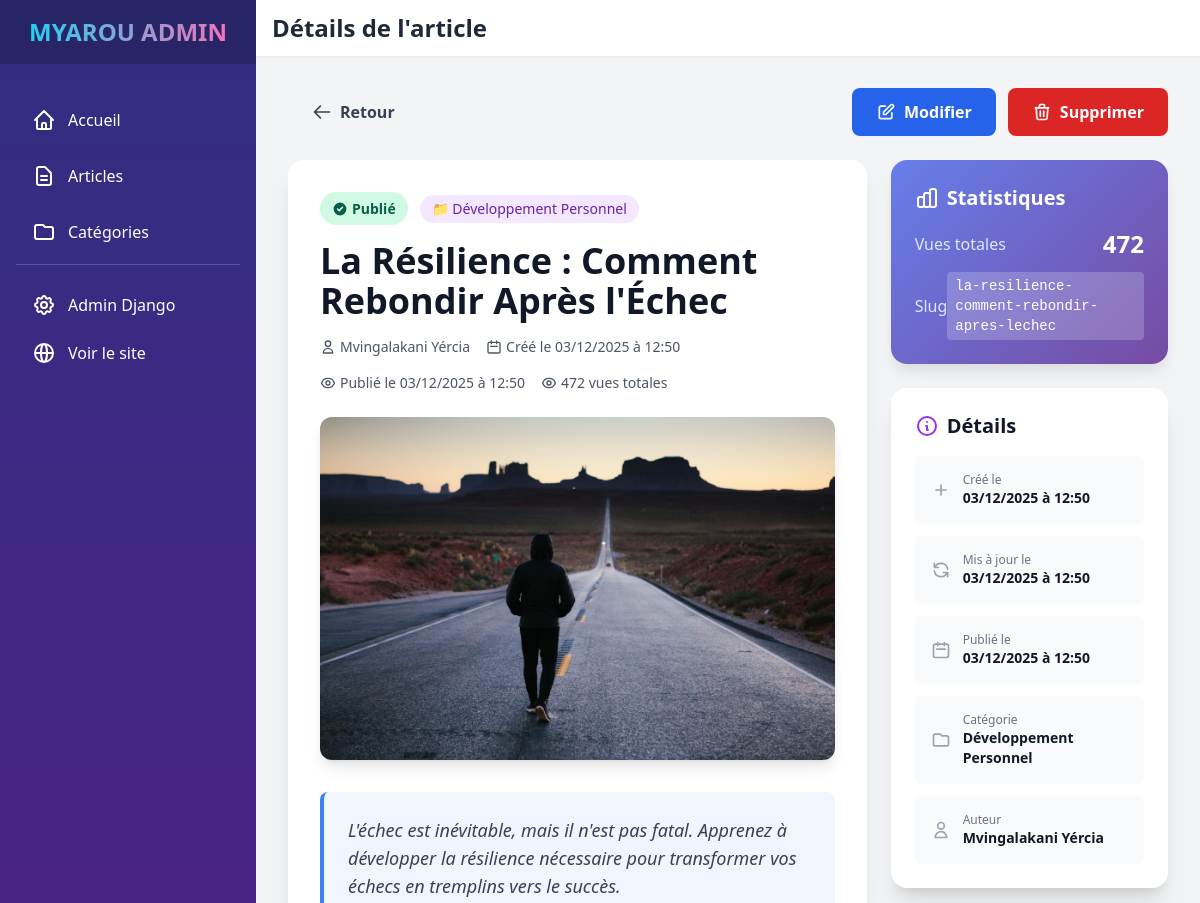
The app's page /dashboard/articles/12/ (signed in, upper part), older data.
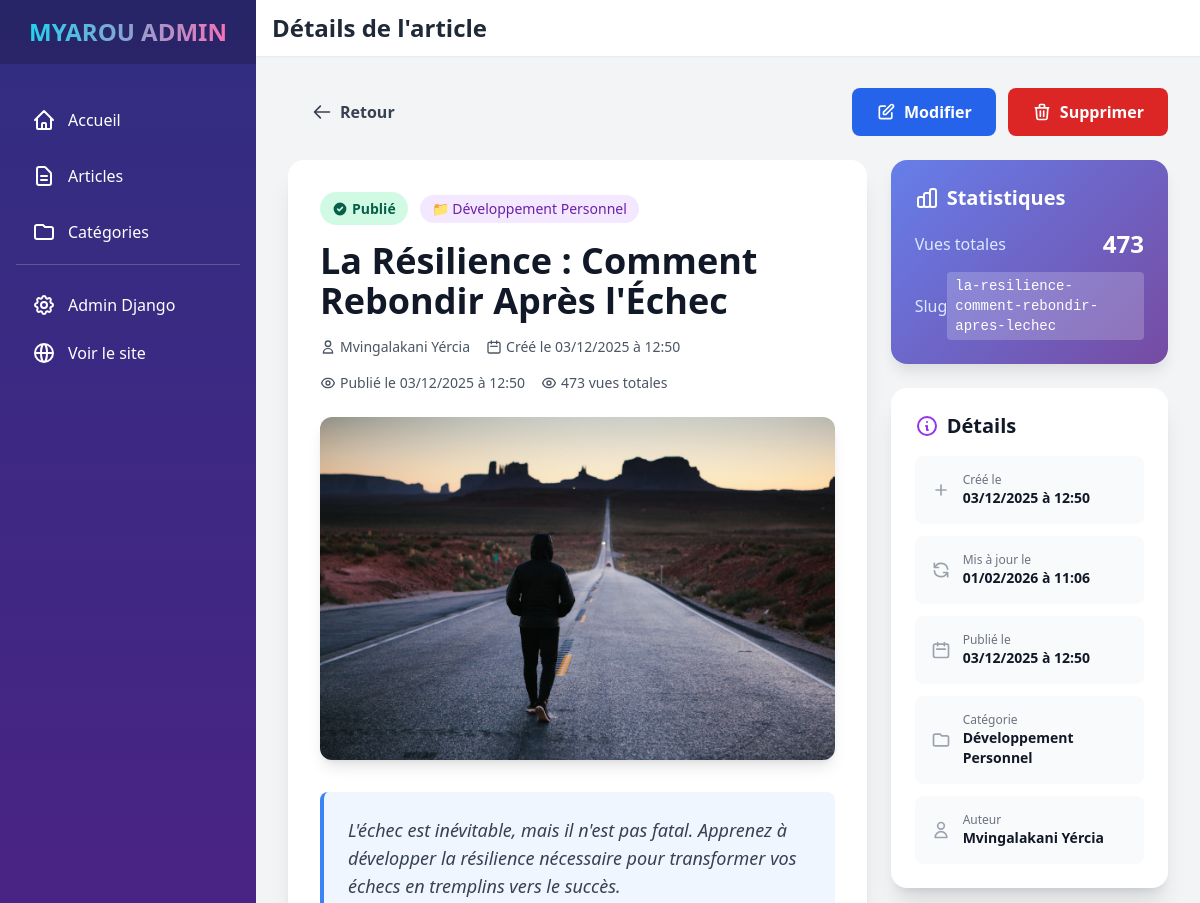
The same page, newer data.
### blog/models.py (models this page shows, shortened)
class Article(models.Model):
    STATUS_CHOICES = [
        ('draft', 'Brouillon'),
        ('published', 'Publié'),
        ('archived', 'Archivé'),
    ]
    title = models.CharField(
        max_length=255,
        verbose_name="Titre",
        help_text="Titre de l'article."
    )
    slug = models.SlugField(
        max_length=255,
        unique=True,
        blank=True,
        help_text="Slug généré automatiquement."
    )
    content = RichTextUploadingField(
        config_name='awesome_ckeditor',
        verbose_name="Contenu",
        help_text="Contenu principal de l'article avec éditeur HTML riche."
    )
    excerpt = models.TextField(
        blank=True,
        max_length=500,
        verbose_name="Extrait",
        help_text="Court extrait de l'article pour les listes (optionnel)."
    )
    image = models.ImageField(
        upload_to='articles/',
        blank=True,
        null=True,
        help_text="Image principale (optionnel)."
    )
    video_file = models.FileField(
        upload_to='articles/videos/',
        blank=True,
        null=True,
        verbose_name="Fichier vidéo",
        help_text="Télécharger une vidéo (MP4, WebM, etc.)."
    )
    video_url = models.URLField(
        blank=True,
        verbose_name="Lien vidéo",
        help_text="Lien vers une vidéo (YouTube, Vimeo, etc.). Si une vidéo est téléchargée, ce lien sera ignoré."
    )
    author = models.CharField(
        max_length=100,
        blank=True,
        verbose_name="Auteur",
        help_text="Nom de l'auteur"
    )
    category = models.ForeignKey(
        Category,
        on_delete=models.SET_NULL,
        null=True,
        blank=True,
        related_name="articles",
        verbose_name="Catégorie",
        help_text="Catégorie de l'article."
    )
    tags = models.CharField(
        max_length=200,
        blank=True,
        help_text="Tags séparés par des virgules."
    )
    status = models.CharField(
        max_length=10,
        choices=STATUS_CHOICES,
        default='draft',
        verbose_name="Statut",
        help_text="Statut de publication."
    )
    views = models.PositiveIntegerField(
        default=0,
        verbose_name="Vues",
        help_text="Nombre de vues de l'article."
    )
    created_at = models.DateTimeField(
        auto_now_add=True,
        verbose_name="Date de création"
    )
    updated_at = models.DateTimeField(
        auto_now=True,
        verbose_name="Date de modification"
    )
    published_at = models.DateTimeField(
        blank=True,
        null=True,
        verbose_name="Date de publication"
    )
    meta_description = models.CharField(
        max_length=160,
        blank=True,
        verbose_name="Meta description",
        help_text="Description SEO (max 160 caractères)."
    )
    meta_keywords = models.CharField(
        max_length=255,
        blank=True,
        verbose_name="Mots-clés SEO",
        help_text="Mots-clés SEO séparés par des virgules."
    )
    class Meta:
        ordering = ['-published_at', '-created_at']
        verbose_name = "Article"
        verbose_name_plural = "Articles"
        indexes = [
            models.Index(fields=['-published_at']),
            models.Index(fields=['status']),
        ]
    def get_tags_list(self):
        return [tag.strip() for tag in self.tags.split(',') if tag.strip()]

class Category(models.Model):
    name = models.CharField(
        max_length=100,
        unique=True,
        verbose_name="Nom",
        help_text="Nom de la catégorie."
    )
    slug = models.SlugField(
        max_length=120,
        unique=True,
        blank=True,
        help_text="Généré automatiquement à partir du nom."
    )
    description = RichTextUploadingField(
        blank=True,
        config_name='awesome_ckeditor',
        verbose_name="Description",
        help_text="Description de la catégorie avec support HTML, images, etc."
    )
    image = models.ImageField(
        upload_to='categories/',
        blank=True,
        null=True,
        help_text="Image de la catégorie (optionnel)."
    )
    class Meta:
        ordering = ['name']
        verbose_name = "Catégorie"
        verbose_name_plural = "Catégories"
    def get_article_count(self):
        """Retourne le nombre d'articles publiés dans cette catégorie"""
        return self.articles.filter(status='published').count()
    get_article_count.short_description = "Articles publiés"

### dashboard/views.py (the view)
# urls.py: path('articles/<int:pk>/', views.article_detail, name='article_detail'),
@login_required(login_url='dashboard:login')
@user_passes_test(is_staff, login_url='dashboard:login')
def article_detail(request, pk):
    article = get_object_or_404(Article, pk=pk)
    context = {'article': article}
    return render(request, 'dashboard/article_detail.html', context)

### dashboard/views.py (called while the page is built)
def is_staff(user):
    return user.is_staff

### dashboard/templates/dashboard/article_detail.html (shortened to what the changed rows need)
{% extends 'dashboard/base.html' %}
{% block page_title %}Détails de l'article{% endblock %}
{% block content %}
<div class="max-w-6xl mx-auto">
    <div class="grid grid-cols-1 lg:grid-cols-3 gap-6">
        <div class="lg:col-span-2 space-y-6">
            <div class="bg-white rounded-2xl shadow-xl p-8">
                <div class="mb-6">
                    <div class="flex items-center gap-3 mb-4">
                        {% if article.status == 'published' %}
                            <span class="status-badge status-published">
                                <svg class="w-4 h-4 mr-1" fill="currentColor" viewBox="0 0 20 20">
                                    <path fill-rule="evenodd" d="M10 18a8 8 0 100-16 8 8 0 000 16zm3.707-9.293a1 1 0 00-1.414-1.414L9 10.586 7.707 9.293a1 1 0 00-1.414 1.414l2 2a1 1 0 001.414 0l4-4z" clip-rule="evenodd"></path>
                                </svg>
                                Publié
                            </span>
                        {% endif %}
                        {% if article.category %}
                            <span class="inline-flex items-center px-3 py-1 rounded-full text-sm font-medium bg-purple-100 text-purple-800">
                                📁 {{ article.category.name }}
                            </span>
                        {% endif %}
                    </div>
                    <h1 class="text-4xl font-bold text-gray-900 mb-4">{{ article.title }}</h1>
                    <div class="flex flex-wrap gap-4 text-sm text-gray-600">
                        {% if article.author %}
                            <span class="flex items-center">
                                <svg class="w-4 h-4 mr-1" fill="none" stroke="currentColor" viewBox="0 0 24 24">
                                    <path stroke-linecap="round" stroke-linejoin="round" stroke-width="2" d="M16 7a4 4 0 11-8 0 4 4 0 018 0zM12 14a7 7 0 00-7 7h14a7 7 0 00-7-7z"></path>
                                </svg>
                                {{ article.author }}
                            </span>
                        {% endif %}
                        <span class="flex items-center">
                            <svg class="w-4 h-4 mr-1" fill="none" stroke="currentColor" viewBox="0 0 24 24">
                                <path stroke-linecap="round" stroke-linejoin="round" stroke-width="2" d="M8 7V3m8 4V3m-9 8h10M5 21h14a2 2 0 002-2V7a2 2 0 00-2-2H5a2 2 0 00-2 2v12a2 2 0 002 2z"></path>
                            </svg>
                            Créé le {{ article.created_at|date:"d/m/Y à H:i" }}
                        </span>
                        {% if article.published_at %}
                            <span class="flex items-center">
                                Publié le {{ article.published_at|date:"d/m/Y à H:i" }}
                            </span>
                        {% endif %}
                        <span class="flex items-center">
                            {{ article.views }} vues totales
                        </span>
                    </div>
                </div>
                {% if article.image %}
                    <div class="mb-8">
                        <img src="{{ article.image.url }}" alt="{{ article.title }}"
                             class="w-full h-auto rounded-xl shadow-lg object-cover" style="max-height: 500px;">
                    </div>
                {% endif %}
                {% if article.excerpt %}
                    <div class="mb-6 p-6 bg-blue-50 border-l-4 border-blue-500 rounded-lg">
                        <p class="text-lg text-gray-700 italic">{{ article.excerpt }}</p>
                    </div>
                {% endif %}
            </div>
        </div>
        <div class="space-y-6">
            <div class="info-card">
                <div class="space-y-3">
                    <div class="flex justify-between items-center">
                        <span class="text-blue-100">Vues totales</span>
                        <span class="text-2xl font-bold">{{ article.views }}</span>
                    </div>
                    <div class="flex justify-between items-center">
                        <span class="text-blue-100">Slug</span>
                        <span class="text-sm font-mono bg-white bg-opacity-20 px-2 py-1 rounded">{{ article.slug }}</span>
                    </div>
                </div>
            </div>
            <div class="bg-white rounded-2xl shadow-xl p-6">
                <div class="space-y-3">
                    <div class="stat-item">
                        <div class="flex-1">
                            <p class="text-xs text-gray-500">Créé le</p>
                            <p class="text-sm font-semibold text-gray-900">{{ article.created_at|date:"d/m/Y à H:i" }}</p>
                        </div>
                    </div>
                    <div class="stat-item">
                        <div class="flex-1">
                            <p class="text-xs text-gray-500">Mis à jour le</p>
                            <p class="text-sm font-semibold text-gray-900">{{ article.updated_at|date:"d/m/Y à H:i" }}</p>
                        </div>
                    </div>
                    {% if article.published_at %}
                        <div class="stat-item">
                            <svg class="w-5 h-5 text-gray-400 mr-3" fill="none" stroke="currentColor" viewBox="0 0 24 24">
                                <path stroke-linecap="round" stroke-linejoin="round" stroke-width="2" d="M8 7V3m8 4V3m-9 8h10M5 21h14a2 2 0 002-2V7a2 2 0 00-2-2H5a2 2 0 00-2 2v12a2 2 0 002 2z"></path>
                            </svg>
                            <div class="flex-1">
                                <p class="text-xs text-gray-500">Publié le</p>
                                <p class="text-sm font-semibold text-gray-900">{{ article.published_at|date:"d/m/Y à H:i" }}</p>
                            </div>
                        </div>
                    {% endif %}
                    {% if article.category %}
                        <div class="stat-item">
                            <svg class="w-5 h-5 text-gray-400 mr-3" fill="none" stroke="currentColor" viewBox="0 0 24 24">
                                <path stroke-linecap="round" stroke-linejoin="round" stroke-width="2" d="M3 7v10a2 2 0 002 2h14a2 2 0 002-2V9a2 2 0 00-2-2h-6l-2-2H5a2 2 0 00-2 2z"></path>
                            </svg>
                            <div class="flex-1">
                                <p class="text-xs text-gray-500">Catégorie</p>
                                <p class="text-sm font-semibold text-gray-900">{{ article.category.name }}</p>
                            </div>
                        </div>
                    {% endif %}
                    {% if article.author %}
                        <div class="stat-item">
                            <svg class="w-5 h-5 text-gray-400 mr-3" fill="none" stroke="currentColor" viewBox="0 0 24 24">
                                <path stroke-linecap="round" stroke-linejoin="round" stroke-width="2" d="M16 7a4 4 0 11-8 0 4 4 0 018 0zM12 14a7 7 0 00-7 7h14a7 7 0 00-7-7z"></path>
                            </svg>
                            <div class="flex-1">
                                <p class="text-xs text-gray-500">Auteur</p>
                                <p class="text-sm font-semibold text-gray-900">{{ article.author }}</p>
                            </div>
                        </div>
                    {% endif %}
                </div>
            </div>
        </div>
    </div>
</div>
{% endblock %}

Row changes from the older to the newer data that the page shows:
changed Article "La Résilience : Comment Rebondir Après l'Échec": views "472" → "473"; updated_at "03/12/2025 à 12:50" → "01/02/2026 à 11:06"
